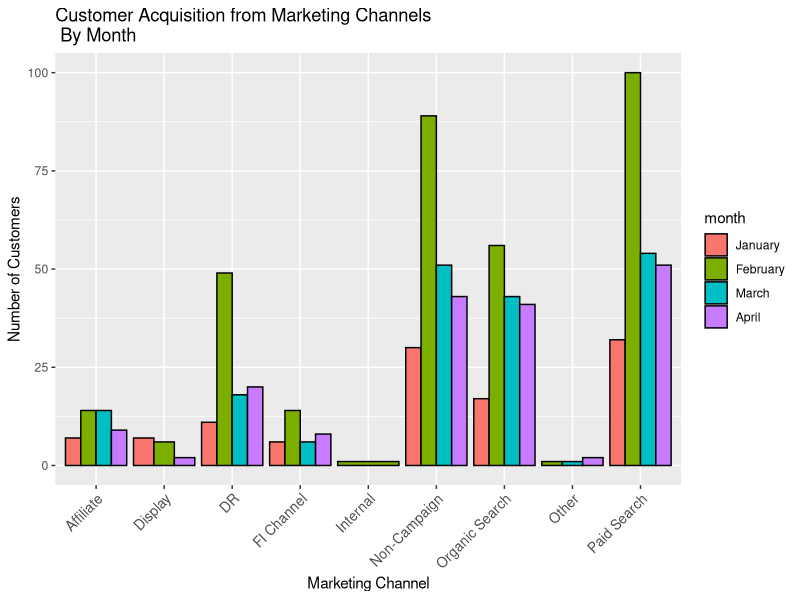
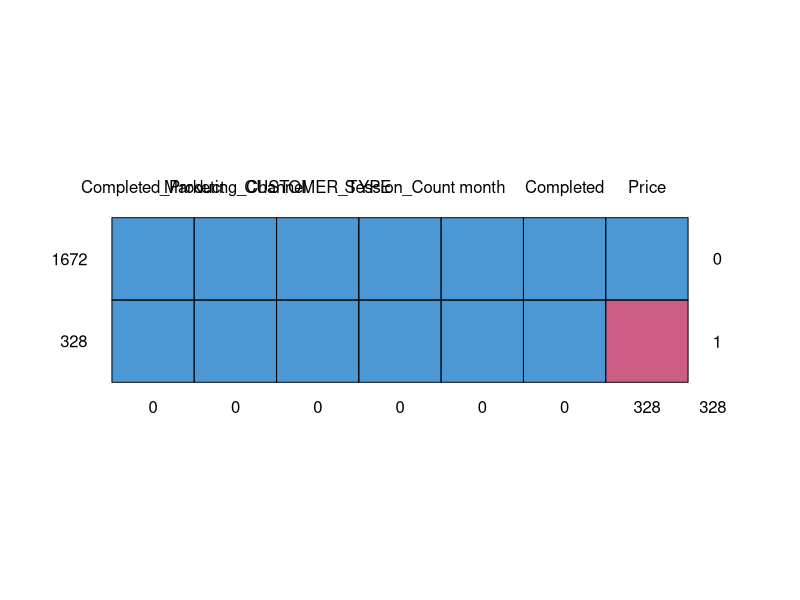

Write the R code that produced these figures, in order. (Note: this script raises an error after producing the figures.)
## ---- chunk 1
library(ggplot2)
library(plyr)
library(dplyr)
library(knitr)
library(caret)
library(e1071)
library(pROC)
library(mice)
options(digits=4)

# Load the data, transforming to CSV
data <- read.csv("data.csv")

# Transform data to use Date instead of string
dates <- data$Login.Date
dates <- as.Date(dates, "%m/%d/%Y")
data$Login.Date <- dates

data <- mutate(data, month = as.factor(format(Login.Date, "%m")))
data <- data %>% group_by(month)
levels(data$month) <- c("January","February","March", "April", "December")

# Change price to a decimal
data$Price <- as.double(sub('$','',as.character(data$Price),fixed=TRUE))

# Filter out incomplete records
filtered.data <- na.omit(data)

## ---- chunk 2
summary(filtered.data)
## ---- chunk 3
sales.by.product <- filtered.data
sales.by.product <- ungroup(sales.by.product) %>%
count(Completed_Product, Price) %>%
mutate(total.sales = n * Price)
names(sales.by.product) <- c( "Product", "Price", "Number of Sales", "Total Sales")

sales.by.product <- sales.by.product %>% group_by(Product)
kable(sales.by.product, caption = "Sales by Product Type")
# The non-promo Deluxe edition has clearly generated the most profit over the two tax years that we have recorded.
## ---- chunk 4
sales.by.channel <- filtered.data
sales.by.channel <- ungroup(sales.by.channel) %>%
count(Marketing_Channel, Price) %>%
mutate(total.sales = n * Price)
names(sales.by.channel) <- c( "Marketing_Channel", "Price", "Number_of_Sales", "Total_Sales")

sales.by.channel <- sales.by.channel %>% group_by(Marketing_Channel)
kable(sales.by.channel, caption="Per Product Sales by Marketing Channel")
## ---- chunk 5
aggregated.sales.by.channel <- aggregate(sales.by.channel$Total_Sales, by=list(Marketing_Channel=sales.by.channel$Marketing_Channel), FUN=sum)
names(aggregated.sales.by.channel) <- c( "Marketing Channel", "Total Sales")
kable(aggregated.sales.by.channel, caption = "Marketing Channel Sales - Aggregate")
## ---- chunk 6
kable(subset(filtered.data, filtered.data$Marketing_Channel == "Internal"))
## ---- chunk 7
ty14.data <- subset(filtered.data, Tax.Year == "TY14" & Completed_Product != "Free")
table(ty14.data$Price, ty14.data$month)
## ---- chunk 8
deluxe.edition.sales <- subset(ty14.data, Completed_Product == "Deluxe")
promo.group <- subset(deluxe.edition.sales, month == "February")
non.promo.group <- subset(deluxe.edition.sales, month != "February")
sales.nums <- c(length(promo.group$Login_Flag), length(non.promo.group$Login_Flag) )
group.name <- c("Promotion", "Non-Promotion")
temp.df <- data.frame(group.name, sales.nums)
kable(temp.df,caption="Promotion Sales vs. Non-Promotion Sales")
## ---- chunk 9
# Sales numbers by month for non promos
non.promo.group.jan <- subset(non.promo.group,month == "January")
non.promo.group.mar <- subset(non.promo.group, month == "March")
non.promo.group.apr <- subset(non.promo.group, month == "April")
sales.nums <- c(length(non.promo.group.jan$Login_Flag), length(promo.group$Login_Flag), length(non.promo.group.mar$Login_Flag), length(non.promo.group.apr$Login_Flag))
months <- c("January", "February", "March", "April")
temp.df <- data.frame(months, sales.nums)
kable(temp.df,caption="Deluxe Edition Sales Count by Month")
## ---- chunk 10
kable(table(promo.group$CUSTOMER_TYPE), caption = "Promotion Sales by Customer Type")
## ---- chunk 11
free.users <- subset(data, Completed_Product == "Free")
kable(table(free.users$Marketing_Channel),caption="All Free Users - Marketing Channel")

# TY2013
free.2013 <- subset(free.users, Tax.Year == "TY13")
kable(table(free.2013$Marketing_Channel),caption="2013 Users - Marketing Channel")
# TY2014
free.2014 <- subset(free.users, Tax.Year == "TY14")
kable(table(free.2014$Marketing_Channel), caption="2014 Users - Marketing Channel")

## ---- chunk 12
ggplot(data=free.users, aes(x=Marketing_Channel, fill=month)) +
  xlab("Marketing Channel") + ylab("Number of Customers") + 
    theme(axis.text.x =
                   element_text(size  = 10,
                                angle = 45,
                                hjust = 1,
                                vjust = 1))+
    ggtitle("Customer Acquisition from Marketing Channels \n By Month") +     
    geom_bar(stat="count", position=position_dodge(), colour="black")


## ---- chunk 13
data.for.model <- data[, c(3,4,5,8,9,10, 7)] # Strip out silly columns
kable(md.pattern(data.for.model), caption="Mice Output")
# 262 are missing Completed_Product
temp.mice <- mice(data.for.model)
temp.data <- complete(temp.mice,1)
data.for.model <- temp.data
## ---- chunk 14
# Fixing data for use with a Binary Classifier 
data.for.model$Marketing_Channel <- as.numeric(data.for.model$Marketing_Channel)
data.for.model$CUSTOMER_TYPE <- as.numeric(data.for.model$CUSTOMER_TYPE)
data.for.model$Completed_Product <- as.numeric(data.for.model$Completed_Product)
data.for.model$month <- as.numeric(data.for.model$month)
data.for.model$Completed2 <- ifelse(data.for.model$Completed==1,'yes','no')
data.for.model$Completed2 <- as.factor(data.for.model$Completed2)
## ---- chunk 15
prop.table(table(data.for.model$Completed))
## ---- chunk 16
# Split into training and testing set and set seed
set.seed(999)
splitIndex <- createDataPartition(data.for.model$Completed2, p = .75, list = FALSE, times = 1)
trainDF <- data.for.model[ splitIndex,]
testDF  <- data.for.model[-splitIndex,]

# Establish tuning parameters
train.control <- trainControl(method='cv', number=3, returnResamp='none', summaryFunction = twoClassSummary, classProbs = TRUE)

predictors <- c("Completed_Product","Marketing_Channel","CUSTOMER_TYPE", "Session_Count","Price", "month")

# train the model
model <- train(trainDF[,predictors], trainDF$Completed2, 
                  method='gbm', 
                  trControl=train.control,  
                  metric = "ROC",
                  preProc = c("center", "scale"))

summary(model)
# Session count, marketing channel, and price seem to be important. Let's remember these for a linear model later.
## ---- chunk 17
# Make predictions
predictions <- predict(object = model, testDF[,predictors], type = 'raw')
print(postResample(pred=predictions, obs=as.factor(testDF$Completed2)))

predictions <- predict(object = model, testDF[,predictors], type = 'prob')
head(predictions)

auc <- roc(ifelse(testDF$Completed2=="yes",1,0), predictions[[2]])
print(auc$auc)

# Model is pretty good AUC of 1 is perfect.
## ---- chunk 18
train.control <- trainControl(method='cv', number=3, returnResamp='none')
model <- train(trainDF[,predictors], trainDF$Completed, method='glmnet',  metric = "RMSE", trControl=train.control)

predictions <- predict(model, testDF[,predictors])
auc <- roc(testDF$Completed, predictions)
print(auc$auc)

# This model is worse, but we can maybe learn which variables contributed to the model
plot(varImp(model,scale=F))

# Same as the other model, session count, and product were important
## ---- chunk 19
incomplete.records <- data[rowSums(is.na(data)) > 0,]

# Determine which columns have the most NAs 
for(i in 1:ncol(incomplete.records)){
  cat(names(data[i]), " ",sum(is.na(incomplete.records[i])), "\n")
}

## ---- chunk 20
session.count.nas <- subset(incomplete.records, is.na(Session_Count))
summary(session.count.nas)
## ---- chunk 21
session.count.nas$na_count <- apply(is.na(session.count.nas), 1, sum)
session.count.only <- subset(session.count.nas, na_count == 1) 
kable(session.count.only)

## ---- chunk 22
kable(table(incomplete.records$Marketing_Channel))
## ---- chunk 23

marketing.nas <- subset(incomplete.records, Marketing_Channel == "Non-Campaign" | Marketing_Channel == "Organic Search")
kable(subset(marketing.nas, Completed == 1))
## ---- chunk 24
kable(subset(marketing.nas, Completed == 0 & Session_Count > 1))
